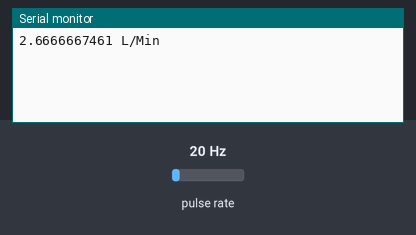
The sketch below on a simulated Arduino Uno, built with avr-gcc and run on an emulated ATmega328P. On the bench: the last lines printed to the serial monitor. Wiring (inferred from the names in the program): pulse sensor: data pin 2. The test bench sets the inputs (shaded band); at power-on: pulse rate 20 Hz.

Above: at 1.2 s.
1.3 s: pulse rate (sensor on pin 2) set to 4 Hz
At 2.6 s:
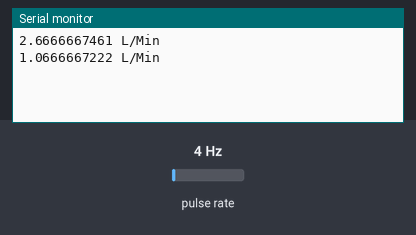
2.8 s: pulse rate (sensor on pin 2) set to 50 Hz
At 3.8 s:
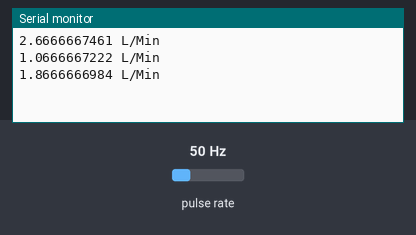
Timing chart, 0 to 5.8 s (numbered marks = the images above; inputs shaded):
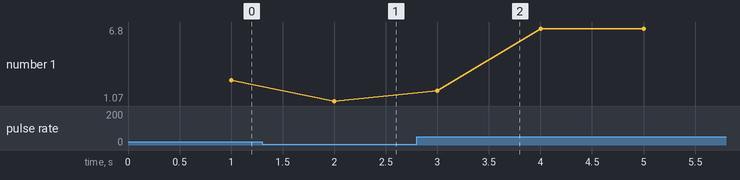

Measured:
- after the input at 1.3 s, the serial monitor: prints a new line after 0.70 s (image 1)
- after the input at 2.8 s, the serial monitor: prints a new line after 0.20 s (image 2)
- plotted number 1: 2.67 → 1.07 after the input at 1.3 s, 1.07 → 6.53 after the input at 2.8 s

The sketch:

water_flow.ino
```cpp
    /*
  YF-S201-Water-Flow-Sensor
  modified on 14 oct 2020
  by Amir Mohammad Shojaee @ Electropeak
  https://electropeak.com/learn/

  based on www.hobbytronics.co.uk examples
*/
double flow; //Water flow L/Min
int flowsensor = 2;
unsigned long currentTime;
unsigned long lastTime;
unsigned long pulse_freq;
volatile byte pulseCount;

void pulse () // Interrupt function

{
   pulse_freq++;
}

   void setup()
 {
   pinMode(flowsensor, INPUT);
   Serial.begin(9600);
   attachInterrupt(0, pulse, RISING); // Setup Interrupt
   currentTime = millis();
   lastTime = currentTime;
}

   void loop ()
{
   currentTime = millis();
   // Every second, calculate and print L/Min
   if(currentTime >= (lastTime + 1000))
   {
      lastTime = currentTime;
      // Pulse frequency (Hz) = 7.5Q, Q is flow rate in L/min.
      flow = (pulse_freq / 7.5);
      pulse_freq = 0; // Reset Counter
      Serial.print(flow, DEC);
      Serial.println(" L/Min");

   }
}
```
